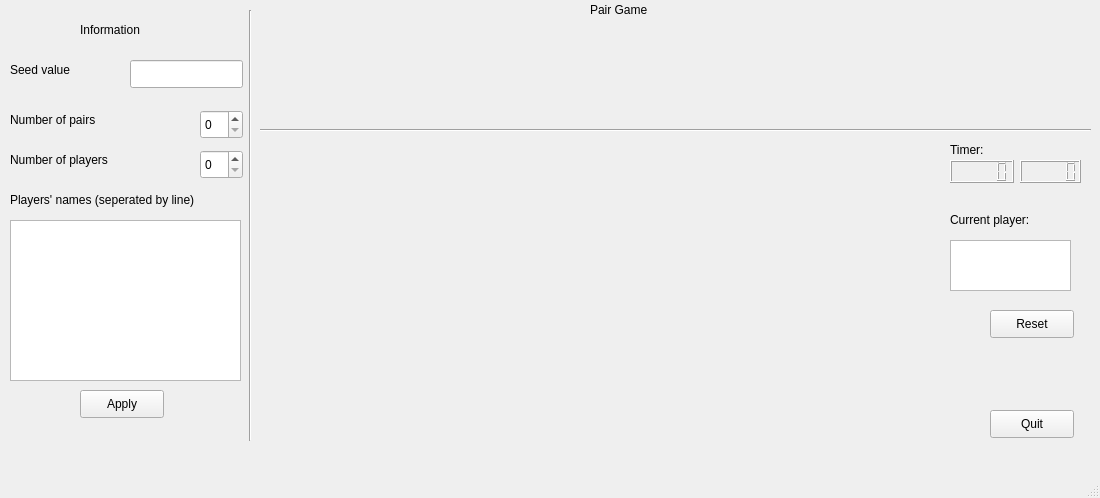
<?xml version="1.0" encoding="UTF-8"?>
<ui version="4.0">
 <class>MainWindow</class>
 <widget class="QMainWindow" name="MainWindow">
  <property name="geometry">
   <rect>
    <x>0</x>
    <y>0</y>
    <width>1100</width>
    <height>498</height>
   </rect>
  </property>
  <property name="windowTitle">
   <string>MainWindow</string>
  </property>
  <widget class="QWidget" name="centralwidget">
   <widget class="QPushButton" name="apply_Button">
    <property name="geometry">
     <rect>
      <x>80</x>
      <y>390</y>
      <width>84</width>
      <height>28</height>
     </rect>
    </property>
    <property name="text">
     <string>Apply</string>
    </property>
   </widget>
   <widget class="QPushButton" name="pushButton_3">
    <property name="geometry">
     <rect>
      <x>990</x>
      <y>410</y>
      <width>84</width>
      <height>28</height>
     </rect>
    </property>
    <property name="text">
     <string>Quit</string>
    </property>
   </widget>
   <widget class="QLineEdit" name="seed_value">
    <property name="geometry">
     <rect>
      <x>130</x>
      <y>60</y>
      <width>113</width>
      <height>28</height>
     </rect>
    </property>
   </widget>
   <widget class="QTextEdit" name="names_textEdit">
    <property name="geometry">
     <rect>
      <x>10</x>
      <y>220</y>
      <width>231</width>
      <height>161</height>
     </rect>
    </property>
   </widget>
   <widget class="QSpinBox" name="pairs_Box">
    <property name="geometry">
     <rect>
      <x>200</x>
      <y>110</y>
      <width>43</width>
      <height>29</height>
     </rect>
    </property>
   </widget>
   <widget class="QSpinBox" name="players_Box">
    <property name="geometry">
     <rect>
      <x>200</x>
      <y>150</y>
      <width>43</width>
      <height>29</height>
     </rect>
    </property>
   </widget>
   <widget class="QLabel" name="label">
    <property name="geometry">
     <rect>
      <x>10</x>
      <y>60</y>
      <width>71</width>
      <height>20</height>
     </rect>
    </property>
    <property name="text">
     <string>Seed value</string>
    </property>
   </widget>
   <widget class="QLabel" name="label_2">
    <property name="geometry">
     <rect>
      <x>10</x>
      <y>110</y>
      <width>111</width>
      <height>20</height>
     </rect>
    </property>
    <property name="text">
     <string>Number of pairs</string>
    </property>
   </widget>
   <widget class="QLabel" name="label_3">
    <property name="geometry">
     <rect>
      <x>10</x>
      <y>150</y>
      <width>121</width>
      <height>20</height>
     </rect>
    </property>
    <property name="text">
     <string>Number of players</string>
    </property>
   </widget>
   <widget class="QLabel" name="label_4">
    <property name="geometry">
     <rect>
      <x>10</x>
      <y>190</y>
      <width>271</width>
      <height>20</height>
     </rect>
    </property>
    <property name="text">
     <string>Players' names (seperated by line)</string>
    </property>
   </widget>
   <widget class="QLabel" name="label_5">
    <property name="geometry">
     <rect>
      <x>80</x>
      <y>20</y>
      <width>81</width>
      <height>20</height>
     </rect>
    </property>
    <property name="text">
     <string>Information</string>
    </property>
   </widget>
   <widget class="Line" name="line">
    <property name="geometry">
     <rect>
      <x>240</x>
      <y>10</y>
      <width>20</width>
      <height>431</height>
     </rect>
    </property>
    <property name="orientation">
     <enum>Qt::Vertical</enum>
    </property>
   </widget>
   <widget class="QLabel" name="label_6">
    <property name="geometry">
     <rect>
      <x>590</x>
      <y>0</y>
      <width>91</width>
      <height>20</height>
     </rect>
    </property>
    <property name="text">
     <string>Pair Game</string>
    </property>
   </widget>
   <widget class="QLCDNumber" name="seconds_lcdNumber">
    <property name="geometry">
     <rect>
      <x>1020</x>
      <y>160</y>
      <width>61</width>
      <height>23</height>
     </rect>
    </property>
   </widget>
   <widget class="QLabel" name="label_7">
    <property name="geometry">
     <rect>
      <x>950</x>
      <y>140</y>
      <width>63</width>
      <height>20</height>
     </rect>
    </property>
    <property name="text">
     <string>Timer:</string>
    </property>
   </widget>
   <widget class="QLCDNumber" name="minutes_lcdNumber">
    <property name="geometry">
     <rect>
      <x>950</x>
      <y>160</y>
      <width>64</width>
      <height>23</height>
     </rect>
    </property>
   </widget>
   <widget class="QPushButton" name="reset_Button">
    <property name="geometry">
     <rect>
      <x>990</x>
      <y>310</y>
      <width>84</width>
      <height>28</height>
     </rect>
    </property>
    <property name="text">
     <string>Reset</string>
    </property>
   </widget>
   <widget class="QLabel" name="label_8">
    <property name="geometry">
     <rect>
      <x>950</x>
      <y>210</y>
      <width>101</width>
      <height>20</height>
     </rect>
    </property>
    <property name="text">
     <string>Current player:</string>
    </property>
   </widget>
   <widget class="QTextBrowser" name="turn_textBrowser">
    <property name="geometry">
     <rect>
      <x>950</x>
      <y>240</y>
      <width>121</width>
      <height>51</height>
     </rect>
    </property>
   </widget>
   <widget class="Line" name="line_2">
    <property name="geometry">
     <rect>
      <x>260</x>
      <y>120</y>
      <width>831</width>
      <height>20</height>
     </rect>
    </property>
    <property name="orientation">
     <enum>Qt::Horizontal</enum>
    </property>
   </widget>
  </widget>
  <widget class="QMenuBar" name="menubar">
   <property name="geometry">
    <rect>
     <x>0</x>
     <y>0</y>
     <width>1100</width>
     <height>25</height>
    </rect>
   </property>
  </widget>
  <widget class="QStatusBar" name="statusbar"/>
 </widget>
 <resources/>
 <connections>
  <connection>
   <sender>pushButton_3</sender>
   <signal>clicked()</signal>
   <receiver>MainWindow</receiver>
   <slot>close()</slot>
   <hints>
    <hint type="sourcelabel">
     <x>920</x>
     <y>445</y>
    </hint>
    <hint type="destinationlabel">
     <x>501</x>
     <y>424</y>
    </hint>
   </hints>
  </connection>
 </connections>
</ui>
